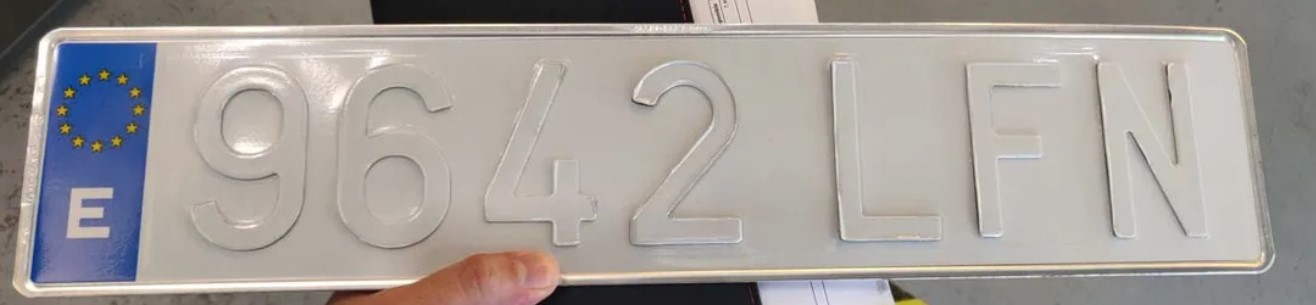
#> input picture Tema 4.4/Ejercicio_1/img/matricula3.jpg, 1316 x 305 px, found by its file name
$ python Ejercicio_3.py
#> lines starting #> are read from the running program, lines starting #| are printed output that depends on the picture; after the words box and inside, x2 and y2 are one past the last pixel; in counts of white or black regions, pixels touching at a corner belong together
import cv2

img = cv2.imread('Tema 4.4/Ejercicio_1/img/matricula3.jpg')
#> img is the input picture: shape (305, 1316, 3); mean B, G, R 156, 159.8, 165.5
imgGris = cv2.cvtColor(img, cv2.COLOR_BGR2GRAY)
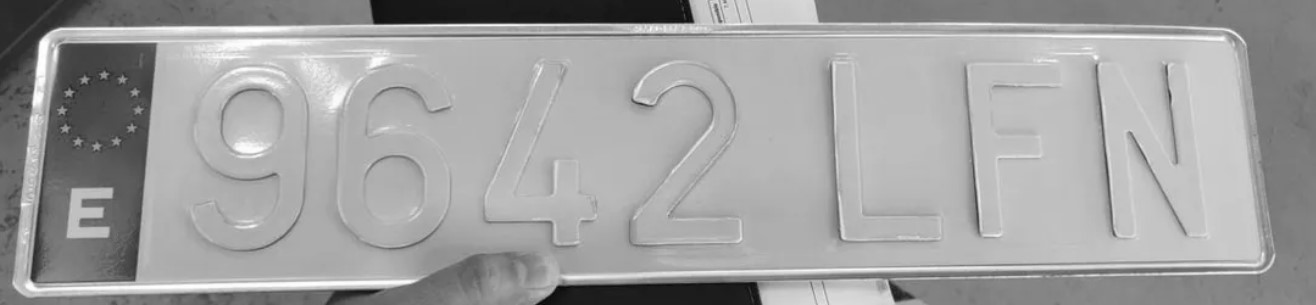
#> imgGris: shape (305, 1316); min 7, max 255, mean 161.1
res = cv2.resize(imgGris, dsize=(54, 140), interpolation=cv2.INTER_CUBIC)
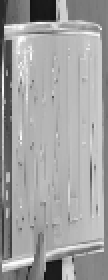
#> res: shape (140, 54) (shown 2 times larger); min 17, max 254, mean 161.2

(thresh, im_bw) = cv2.threshold(imgGris, 128, 255, cv2.THRESH_BINARY+cv2.THRESH_OTSU)
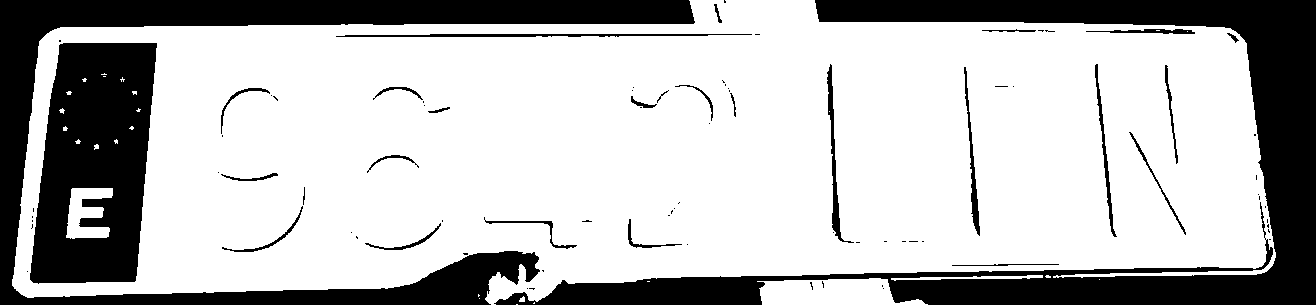
#> im_bw: shape (305, 1316); 72.9% white; 86 black regions (58 under 20 px), largest, box (x1, y1, x2, y2) and area: (494, 0, 1316, 305) 45913, (0, 0, 695, 305) 33809, (30, 43, 157, 284) 22968
#> thresh = 142
thresh = 176
im_bw1 = cv2.threshold(imgGris, thresh, 255, cv2.THRESH_BINARY)[1]
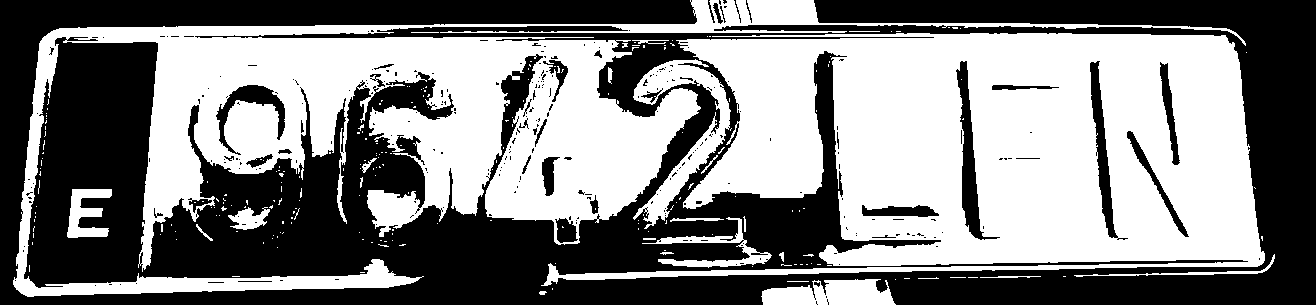
#> im_bw1: shape (305, 1316); 51.3% white; 281 black regions (244 under 20 px), largest, box (x1, y1, x2, y2) and area: (0, 0, 1316, 305) 185020, (956, 61, 1000, 240) 2041, (1090, 61, 1128, 240) 1665

cv2.imshow("imagenOriginal",img)
cv2.imshow("imagenGris", imgGris)
# cv2.imwrite('imagenAutomatica.jpg', im_bw)
cv2.imshow("imagenAutomatica", im_bw)
cv2.imshow("ImagenThresh", im_bw1)

cv2.waitKey(0)
cv2.destroyAllWindows()

$ run again, with Tema 4.4/Ejercicio_1/img/matricula2.jpg copied over Tema 4.4/Ejercicio_1/img/matricula3.jpg
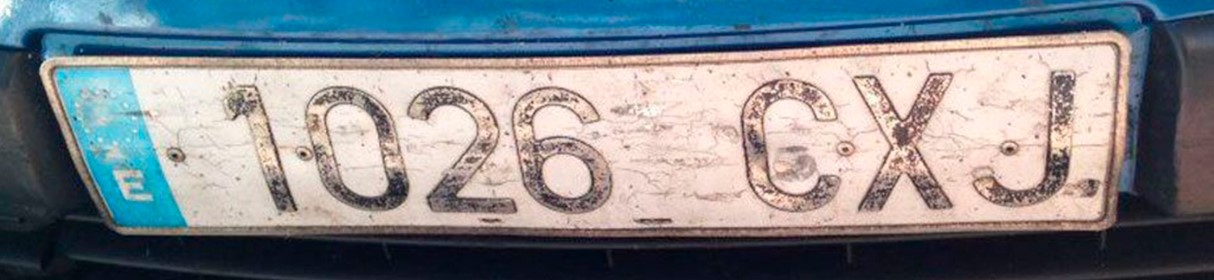
#> input picture Tema 4.4/Ejercicio_1/img/matricula2.jpg, 1214 x 280 px, found by its file name
#> img is the input picture: shape (280, 1214, 3); mean B, G, R 139.2, 134.2, 129.5
#> `(thresh, im_bw) = cv2.threshold(imgGris, 128, 255, cv2.THRESH_BINARY+c..`:
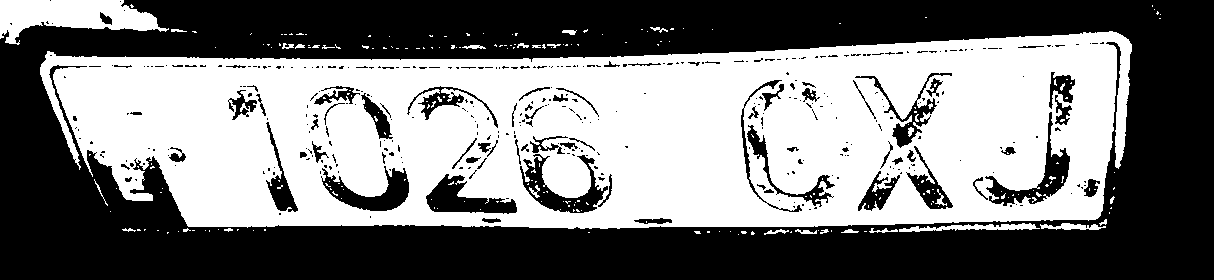
#> im_bw: shape (280, 1214); 48.6% white; 237 white regions (208 under 20 px), largest, box (x1, y1, x2, y2) and area: (40, 31, 1132, 229) 158279, (0, 0, 169, 45) 4210, (899, 223, 1040, 232) 612
#> thresh = 135
#> `im_bw1 = cv2.threshold(imgGris, thresh, 255, cv2.THRESH_BINARY)[1]`:
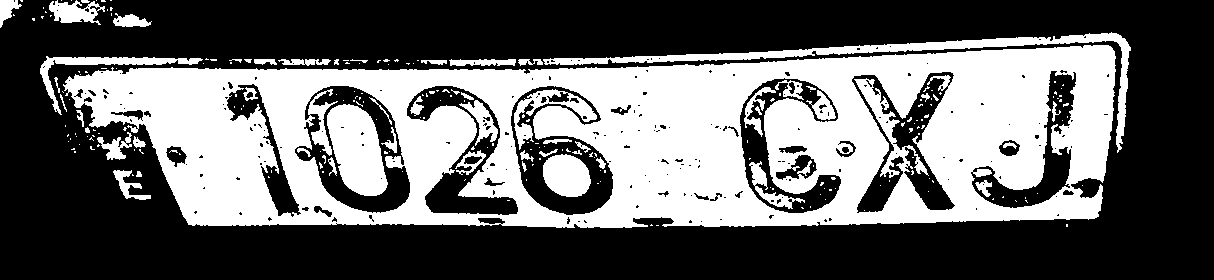
#> im_bw1: shape (280, 1214); 39.9% white; 234 white regions (181 under 20 px), largest, box (x1, y1, x2, y2) and area: (63, 45, 1116, 228) 114345, (543, 32, 1131, 153) 4848, (327, 104, 388, 196) 3863

$ run again, with Tema 4.4/Ejercicio_1/img/matricula.jpg copied over Tema 4.4/Ejercicio_1/img/matricula3.jpg
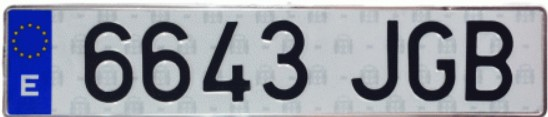
#> input picture Tema 4.4/Ejercicio_1/img/matricula.jpg, 548 x 117 px, found by its file name
#> img is the input picture: shape (117, 548, 3); mean B, G, R 164.1, 150.5, 146.3
#> `(thresh, im_bw) = cv2.threshold(imgGris, 128, 255, cv2.THRESH_BINARY+c..`:
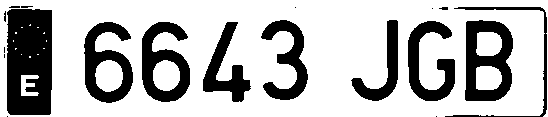
#> im_bw: shape (117, 548); 72.3% white; 19 black regions (8 under 20 px), largest, box (x1, y1, x2, y2) and area: (7, 9, 52, 115) 4420, (465, 20, 513, 101) 2359, (142, 22, 190, 102) 2060
#> thresh = 116
#> `im_bw1 = cv2.threshold(imgGris, thresh, 255, cv2.THRESH_BINARY)[1]`:
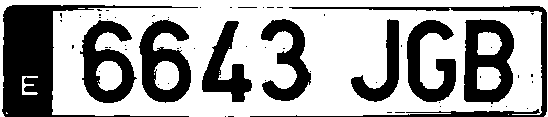
#> im_bw1: shape (117, 548); 64.1% white; 61 black regions (52 under 20 px), largest, box (x1, y1, x2, y2) and area: (2, 5, 198, 117) 5989, (464, 19, 514, 104) 2712, (139, 19, 191, 103) 2417
